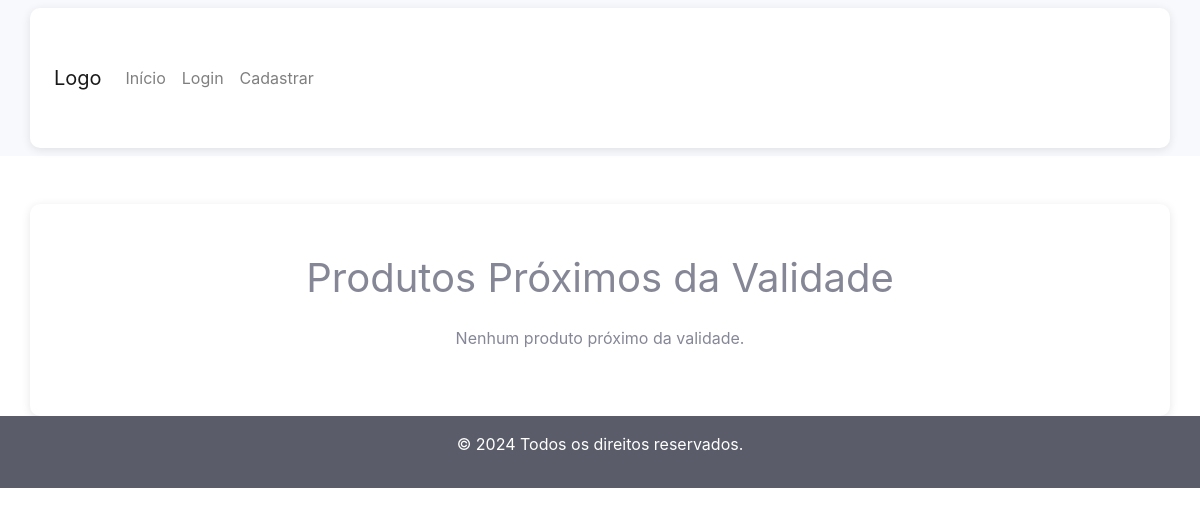
The app's page /produtos-proximos-validade/, older data.
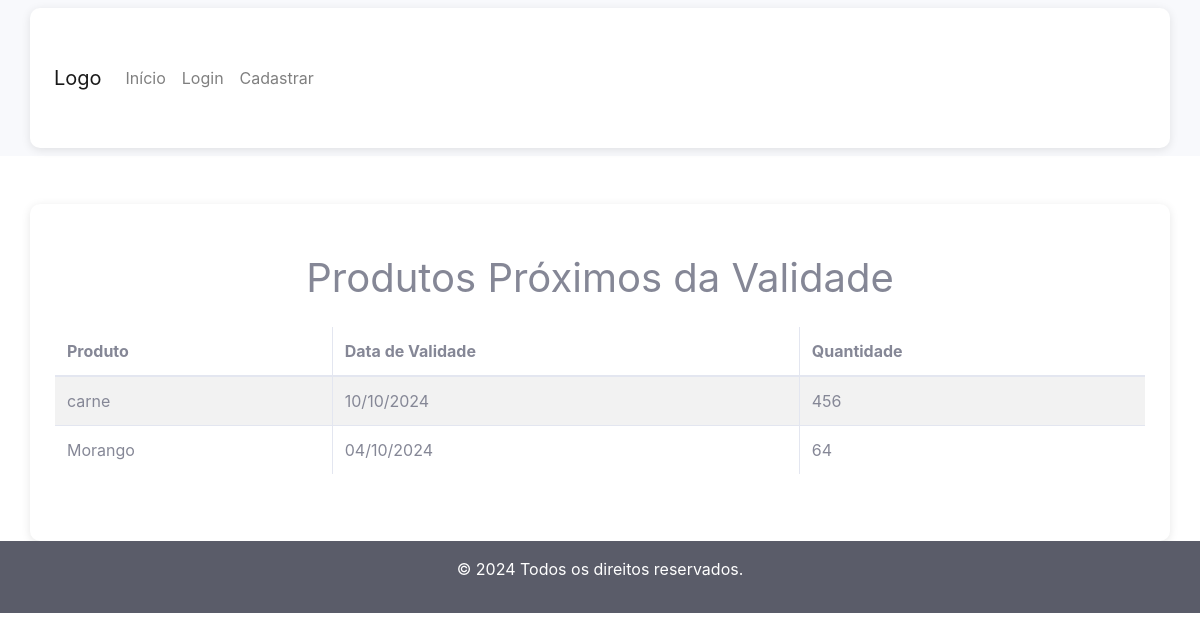
The same page, newer data.
### core/models.py (models this page shows, shortened)
class Produto(models.Model):
    nome = models.CharField(max_length=100)
    categoria = models.ForeignKey('Categoria', on_delete=models.CASCADE)
    quantidade = models.IntegerField()
    data_validade = models.DateField()
    is_deleted = models.BooleanField(default=False)  # Campo para marcar produtos excluídos

### core/views.py (the view)
# urls.py: path('produtos-proximos-validade/', views.produtos_proximos_validade, name='produtos_proximos_validade'),
def produtos_proximos_validade(request):
    hoje = timezone.now().date()
    uma_semana_antes = hoje + timedelta(weeks=1)
    produtos_perto_validade = Produto.objects.filter(data_validade__range=[hoje, uma_semana_antes])
    return render(request, 'produtos_proximos_validade.html', {
        'produtos_perto_validade': produtos_perto_validade
    })

### core/templates/produtos_proximos_validade.html (shortened to what this page needs)
{% extends 'modelo.html' %}
{% block conteudo %}
<div class="container mt-5">
    <h1 class="text-center mb-4">Produtos Próximos da Validade</h1>
    {% if produtos_perto_validade %}
    <table class="table table-striped table-bordered">
        <thead>
            <tr>
                <th>Produto</th>
                <th>Data de Validade</th>
                <th>Quantidade</th>
            </tr>
        </thead>
        <tbody>
            {% for produto in produtos_perto_validade %}
            <tr>
                <td>{{ produto.nome }}</td>
                <td>{{ produto.data_validade|date:"d/m/Y" }}</td>
                <td>{{ produto.quantidade }}</td>
            </tr>
            {% endfor %}
        </tbody>
    </table>
    {% else %}
        <p class="text-center">Nenhum produto próximo da validade.</p>
    {% endif %}
</div>
{% endblock %}

Row changes from the older to the newer data that the page shows:
added Produto: nome "carne", data_validade "10/10/2024", quantidade "456"
added Produto: nome "Morango", data_validade "04/10/2024", quantidade "64"
Text that changed along with them:
text no longer shown: "Nenhum produto próximo da validade."
text now shown: "Produto Data de Validade Quantidade"
